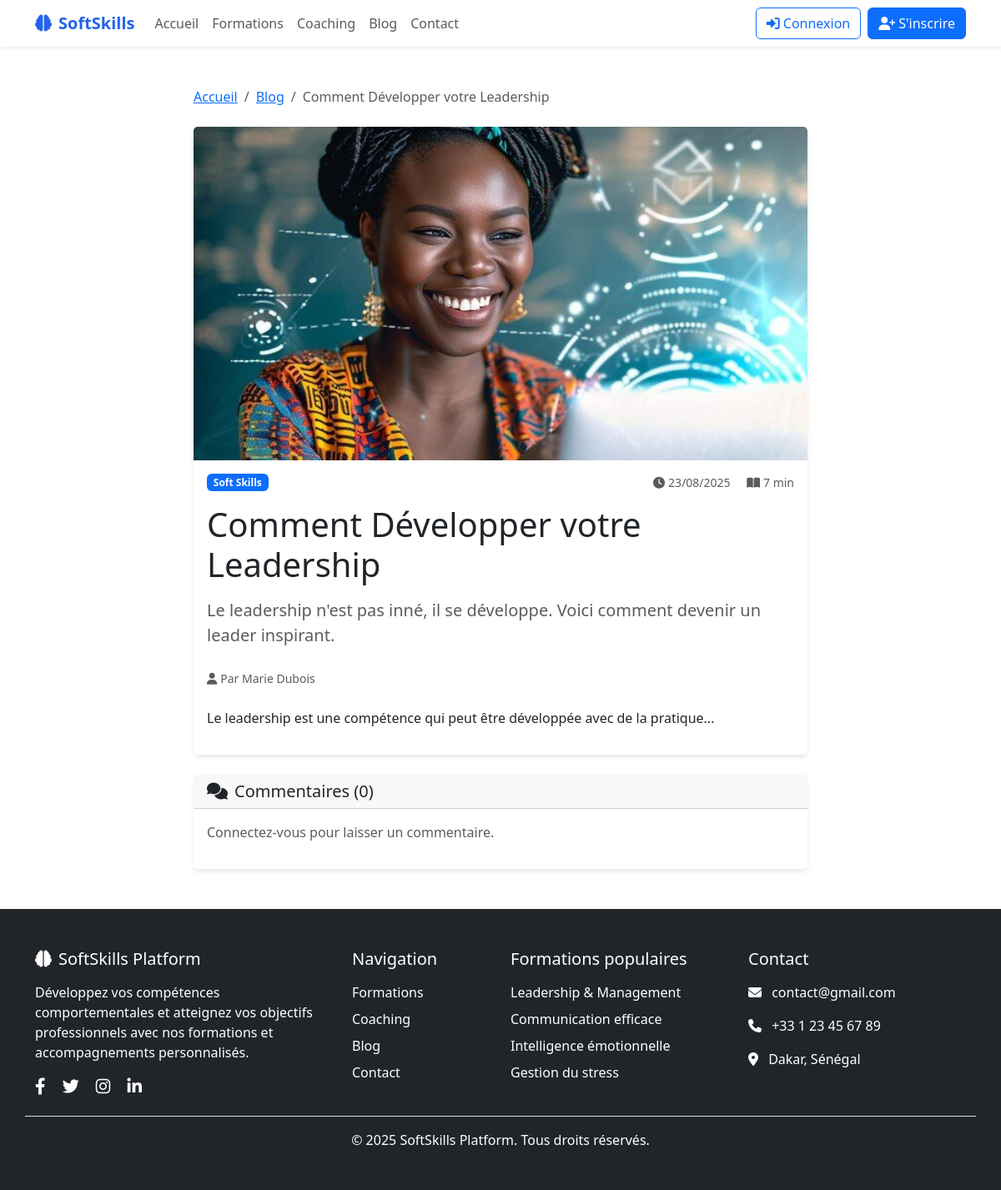
/blog/post/developper-leadership/, run on the app's committed database.
### blog/models.py (models this page shows, shortened)
class BlogPost(models.Model):
    STATUS_CHOICES = [
        ('draft', 'Brouillon'),
        ('published', 'Publié'),
        ('archived', 'Archivé'),
    ]
    title = models.CharField(_('titre'), max_length=200)
    slug = models.SlugField(_('slug'), max_length=200, unique=True)
    excerpt = models.TextField(_('extrait'), max_length=300, blank=True)
    content = models.TextField(_('contenu'))
    author = models.ForeignKey(
        'users.CustomUser',
        on_delete=models.CASCADE,
        related_name='blog_posts',
        verbose_name=_('auteur')
    )
    category = models.ForeignKey(
        BlogCategory,
        on_delete=models.CASCADE,
        related_name='posts',
        verbose_name=_('catégorie')
    )
    meta_description = models.CharField(_('description meta'), max_length=160, blank=True)
    meta_keywords = models.CharField(_('mots-clés meta'), max_length=200, blank=True)
    featured_image = models.ImageField(
        _('image à la une'),
        upload_to='blog_images/',
        blank=True,
        null=True
    )
    status = models.CharField(
        _('statut'),
        max_length=20,
        choices=STATUS_CHOICES,
        default='draft'
    )
    is_featured = models.BooleanField(_('mis en avant'), default=False)
    allow_comments = models.BooleanField(_('autoriser les commentaires'), default=True)
    view_count = models.PositiveIntegerField(_('nombre de vues'), default=0)
    read_time_minutes = models.PositiveIntegerField(_('temps de lecture en minutes'), default=5)
    created_at = models.DateTimeField(_('créé le'), auto_now_add=True)
    updated_at = models.DateTimeField(_('modifié le'), auto_now=True)
    published_at = models.DateTimeField(_('publié le'), null=True, blank=True)
    class Meta:
        verbose_name = _('article')
        verbose_name_plural = _('articles')
        ordering = ['-published_at', '-created_at']
    @property
    def comment_count(self):
        return self.comments.filter(is_approved=True).count()

class BlogCategory(models.Model):
    name = models.CharField(_('nom'), max_length=100, unique=True)
    slug = models.SlugField(_('slug'), max_length=100, unique=True)
    description = models.TextField(_('description'), blank=True)
    color = models.CharField(_('couleur'), max_length=7, default='#007bff')
    is_active = models.BooleanField(_('actif'), default=True)
    created_at = models.DateTimeField(_('créé le'), auto_now_add=True)
    class Meta:
        verbose_name = _('catégorie blog')
        verbose_name_plural = _('catégories blog')
        ordering = ['name']

### users/models.py (models this page shows, shortened)
class CustomUser(AbstractUser):
    phone = models.CharField(_('phone number'), max_length=20, blank=True)
    profile_picture = models.ImageField(
        upload_to='profile_pics/',
        null=True,
        blank=True
    )
    bio = models.TextField(_('bio'), max_length=500, blank=True)
    is_subscribed = models.BooleanField(_('abonné'), default=False)
    subscription_end_date = models.DateTimeField(
        _('date de fin d\'abonnement'),
        null=True,
        blank=True
    )
    class Meta:
        db_table = 'users_customuser'
        verbose_name = _('user')
        verbose_name_plural = _('users')

### blog/views.py (the view)
# urls.py: path('post/<slug:slug>/', views.post_detail, name='post_detail'),
def post_detail(request, slug):
    post = get_object_or_404(BlogPost, slug=slug, status='published')
    return render(request, 'blog/post_detail.html', {'post': post})

### templates/blog/post_detail.html (shortened to what this page needs)
{% extends 'base.html' %}
{% block content %}
<div class="container py-5">
    <div class="row">
        <div class="col-lg-8 mx-auto">
            <nav aria-label="breadcrumb" class="mb-4">
                <ol class="breadcrumb">
                    <li class="breadcrumb-item"><a href="{% url 'courses:home' %}">Accueil</a></li>
                    <li class="breadcrumb-item"><a href="{% url 'blog:post_list' %}">Blog</a></li>
                    <li class="breadcrumb-item active">{{ post.title }}</li>
                </ol>
            </nav>
            <article class="card">
                {% if post.featured_image %}
                    <img src="{{ post.featured_image.url }}" class="card-img-top" alt="{{ post.title }}" style="height: 400px; object-fit: cover;">
                {% elif post.category.name == 'Leadership' %}
                    <img src="/media/img/leadership.jpg" class="card-img-top" alt="{{ post.title }}" style="height: 400px; object-fit: cover;">
                {% elif post.category.name == 'Soft Skills' %}
                    <img src="/media/img/creativité-innovation.jpg" class="card-img-top" alt="{{ post.title }}" style="height: 400px; object-fit: cover;">
                {% elif post.category.name == 'Développement Personnel' %}
                    <img src="/media/img/devp.jpg" class="card-img-top" alt="{{ post.title }}" style="height: 400px; object-fit: cover;">
                {% else %}
                    <div class="card-img-top bg-gradient-primary d-flex align-items-center justify-content-center" style="height: 400px;">
                        <i class="fas fa-newspaper text-white" style="font-size: 4rem;"></i>
                    </div>
                {% endif %}
                <div class="card-body">
                    <div class="d-flex justify-content-between align-items-center mb-3">
                        <span class="badge bg-primary">{{ post.category.name }}</span>
                        <small class="text-muted">
                            <i class="fas fa-clock me-1"></i>{{ post.published_at|date:"d/m/Y" }}
                            <i class="fas fa-book-open ms-3 me-1"></i>{{ post.read_time_minutes }} min
                        </small>
                    </div>
                    <h1 class="card-title mb-3">{{ post.title }}</h1>
                    {% if post.excerpt %}
                        <p class="lead text-muted mb-4">{{ post.excerpt }}</p>
                    {% endif %}
                    <div class="mb-4">
                        <small class="text-muted">
                            <i class="fas fa-user me-1"></i>Par {{ post.author.get_full_name }}
                        </small>
                    </div>
                    <div class="article-content">
                        {{ post.content|linebreaks }}
                    </div>
                </div>
            </article>
            {% if post.allow_comments %}
            <div class="card mt-4">
                <div class="card-header">
                    <h5 class="mb-0">
                        <i class="fas fa-comments me-2"></i>Commentaires ({{ post.comment_count }})
                    </h5>
                </div>
                <div class="card-body">
                    {% if user.is_authenticated %}
                        <form method="post" class="mb-4">
                            {% csrf_token %}
                            <div class="mb-3">
                                <textarea class="form-control" name="content" rows="3" placeholder="Ajouter un commentaire..."></textarea>
                            </div>
                            <button type="submit" class="btn btn-primary">Publier</button>
                        </form>
                    {% else %}
                        <p class="text-muted">Connectez-vous pour laisser un commentaire.</p>
                    {% endif %}
                </div>
            </div>
            {% endif %}
        </div>
    </div>
</div>
{% endblock %}

### templates/base.html (style rules this page uses)
:root { --primary-color: #2563eb; --secondary-color: #10b981; --accent-color: #f59e0b; }
.card { border: none; box-shadow: 0 4px 6px -1px rgba(0, 0, 0, 0.1); transition: transform 0.2s ease-in-out; }

### data on the page
BlogPost: title "Comment Développer votre Leadership", category.name "Soft Skills", published_at "23/08/2025", read_time_minutes "7", excerpt "Le leadership n'est pas inné, il se développe. Voici comment devenir un leader inspirant.", author.get_full_name "Marie Dubois", content "Le leadership est une compétence qui peut être développée avec de la pratique...", comment_count "0"
